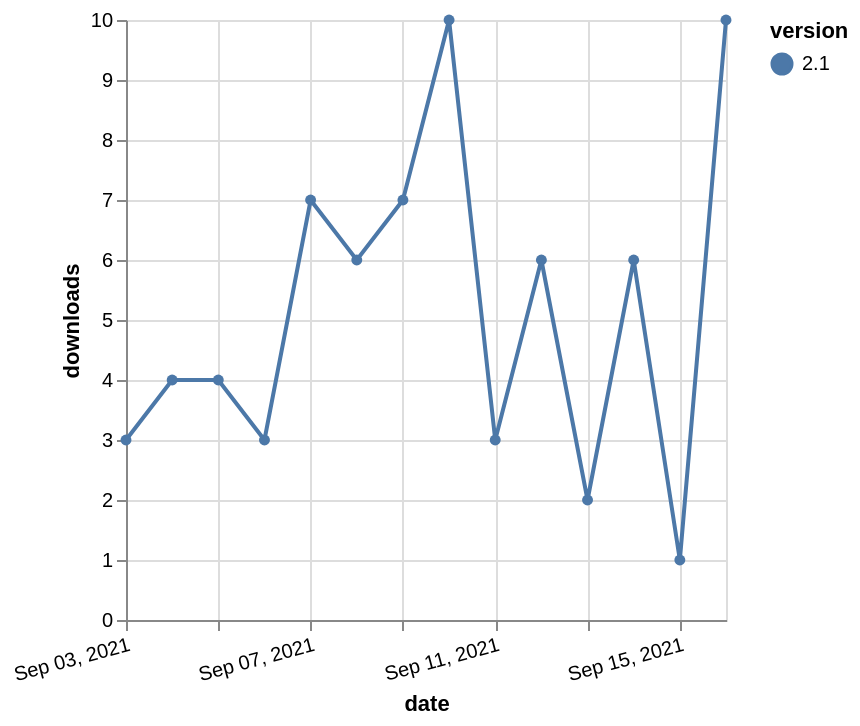

Write a Vega-Lite specification for this figure.
### Vega-Lite specification from a JSON file in a GitHub repository (floating-point values rounded to 4 significant figures)
{"$schema": "https://vega.github.io/schema/vega-lite/v5.json", "description": "A simple bar chart with embedded data.", "data": {"values": [{"date": "2021-09-03", "total": 13080, "delta": 3, "version": "2.1"}, {"date": "2021-09-04", "total": 13084, "delta": 4, "version": "2.1"}, {"date": "2021-09-05", "total": 13088, "delta": 4, "version": "2.1"}, {"date": "2021-09-06", "total": 13091, "delta": 3, "version": "2.1"}, {"date": "2021-09-07", "total": 13098, "delta": 7, "version": "2.1"}, {"date": "2021-09-08", "total": 13104, "delta": 6, "version": "2.1"}, {"date": "2021-09-09", "total": 13111, "delta": 7, "version": "2.1"}, {"date": "2021-09-10", "total": 13121, "delta": 10, "version": "2.1"}, {"date": "2021-09-11", "total": 13124, "delta": 3, "version": "2.1"}, {"date": "2021-09-12", "total": 13130, "delta": 6, "version": "2.1"}, {"date": "2021-09-13", "total": 13132, "delta": 2, "version": "2.1"}, {"date": "2021-09-14", "total": 13138, "delta": 6, "version": "2.1"}, {"date": "2021-09-15", "total": 13139, "delta": 1, "version": "2.1"}, {"date": "2021-09-16", "total": 13149, "delta": 10, "version": "2.1"}]}, "width": "container", "mark": {"type": "line", "point": {"filled": true}}, "encoding": {"x": {"field": "date", "type": "temporal", "timeUnit": "yearmonthdate", "title": "date", "axis": {"labelAngle": -15}}, "y": {"field": "delta", "type": "quantitative", "title": "downloads"}, "color": {"field": "version", "type": "nominal"}, "tooltip": {"field": "delta"}}}
